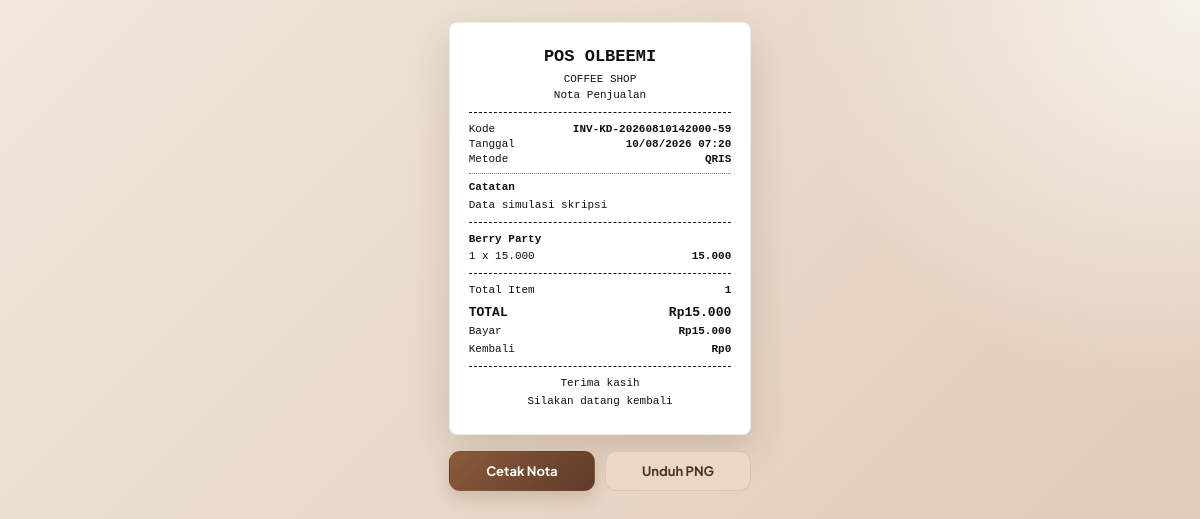
Page /transaksi/struk.php?id=62 on the committed database.
### tables this page shows
CREATE TABLE `transaksi` (
  `id` int(11) NOT NULL AUTO_INCREMENT,
  `kode_transaksi` varchar(50) NOT NULL,
  `metode_pembayaran` enum('Cash','QRIS') NOT NULL,
  `subtotal` decimal(12,2) NOT NULL DEFAULT 0.00,
  `bayar` decimal(12,2) NOT NULL DEFAULT 0.00,
  `kembalian` decimal(12,2) NOT NULL DEFAULT 0.00,
  `total_profit` decimal(12,2) NOT NULL DEFAULT 0.00,
  `created_at` timestamp NOT NULL DEFAULT current_timestamp(),
  PRIMARY KEY (`id`),
  UNIQUE KEY `kode_transaksi` (`kode_transaksi`)
);

CREATE TABLE `pesanan` (
  `id` int(11) NOT NULL AUTO_INCREMENT,
  `kode_pesanan` varchar(30) NOT NULL,
  `nama_pelanggan` varchar(120) NOT NULL,
  `nomor_wa` varchar(30) DEFAULT NULL,
  `metode_pembayaran` enum('Cash','QRIS') NOT NULL DEFAULT 'Cash',
  `sumber_pesanan` varchar(40) NOT NULL DEFAULT 'QR Menu',
  `catatan` text DEFAULT NULL,
  `status` enum('Menunggu','Diproses','Selesai','Dibatalkan') NOT NULL DEFAULT 'Menunggu',
  `subtotal` decimal(12,2) NOT NULL DEFAULT 0.00,
  `bayar` decimal(12,2) NOT NULL DEFAULT 0.00,
  `kembalian` decimal(12,2) NOT NULL DEFAULT 0.00,
  `transaksi_id` int(11) DEFAULT NULL,
  `selesai_at` datetime DEFAULT NULL,
  `created_at` timestamp NOT NULL DEFAULT current_timestamp(),
  `updated_at` timestamp NOT NULL DEFAULT current_timestamp() ON UPDATE current_timestamp(),
  PRIMARY KEY (`id`),
  UNIQUE KEY `kode_pesanan` (`kode_pesanan`)
);

CREATE TABLE `transaksi_detail` (
  `id` int(11) NOT NULL AUTO_INCREMENT,
  `transaksi_id` int(11) NOT NULL,
  `menu_id` int(11) NOT NULL,
  `nama_menu` varchar(150) NOT NULL,
  `harga_satuan` decimal(12,2) NOT NULL,
  `keuntungan_satuan` decimal(12,2) NOT NULL,
  `qty` int(11) NOT NULL DEFAULT 1,
  `subtotal` decimal(12,2) NOT NULL,
  PRIMARY KEY (`id`),
  KEY `fk_transaksi_detail_transaksi` (`transaksi_id`),
  KEY `fk_transaksi_detail_menu` (`menu_id`),
  CONSTRAINT `fk_transaksi_detail_menu` FOREIGN KEY (`menu_id`) REFERENCES `menu` (`id`) ON DELETE CASCADE,
  CONSTRAINT `fk_transaksi_detail_transaksi` FOREIGN KEY (`transaksi_id`) REFERENCES `transaksi` (`id`) ON DELETE CASCADE
);

### includes/pesanan_transaksi.php (called while the page is built, shortened)
<?php
function syncLegacyKodeTransaksi($conn, $transaksi_id = 0) {
    $transaksi_id = (int) $transaksi_id;
}
?>

### transaksi/struk.php (the view, shortened to what this page needs)
<?php
include '../includes/pesanan_transaksi.php';
$transaksi_id = isset($_GET['id']) ? (int) $_GET['id'] : 0;
$transaksi_query = mysqli_query($conn, "
    SELECT *
    FROM transaksi
    WHERE id = $transaksi_id
");
$transaksi = mysqli_fetch_assoc($transaksi_query);
$pesanan_query = mysqli_query($conn, "
    SELECT nama_pelanggan, nomor_wa, sumber_pesanan, catatan
    FROM pesanan
    WHERE transaksi_id = $transaksi_id
    LIMIT 1
");
$pesanan = $pesanan_query ? mysqli_fetch_assoc($pesanan_query) : null;
$details_query = mysqli_query($conn, "
    SELECT *
    FROM transaksi_detail
    WHERE transaksi_id = $transaksi_id
    ORDER BY id ASC
");
$details = [];
$total_qty = 0;
while ($row = mysqli_fetch_assoc($details_query)) {
    $details[] = $row;
    $total_qty += (int) $row['qty'];
}
function formatNominal($number) {
    return number_format($number, 0, ',', '.');
}
function formatTanggalStruk($date) {
    return date('d/m/Y H:i', strtotime($date ?? date('Y-m-d H:i:s')));
}
$catatan_pesanan = trim((string) ($pesanan['catatan'] ?? ''));
?>
<!DOCTYPE html>
<html lang="id">
<head>
</head>
<body>
    <main class="receipt-wrap">
        <section class="receipt">
            <header class="store-header">
                <h1>POS OLBEEMI</h1>
                <p>COFFEE SHOP</p>
                <p>Nota Penjualan</p>
            </header>
            <div class="dash"></div>
            <div class="receipt-row">
                <span>Kode</span>
                <strong><?= htmlspecialchars($transaksi['kode_transaksi']) ?></strong>
            </div>
            <div class="receipt-row">
                <span>Tanggal</span>
                <strong><?= formatTanggalStruk($transaksi['created_at'] ?? null) ?></strong>
            </div>
            <div class="receipt-row">
                <span>Metode</span>
                <strong><?= htmlspecialchars($transaksi['metode_pembayaran']) ?></strong>
            </div>
            <?php if ($catatan_pesanan !== ''): ?>
                <div class="receipt-note">
                    <span>Catatan</span>
                    <strong><?= nl2br(htmlspecialchars($catatan_pesanan)) ?></strong>
                </div>
            <?php endif; ?>
            <div class="dash"></div>
            <?php foreach ($details as $detail): ?>
                <div class="item">
                    <div class="item-name">
                        <?= htmlspecialchars($detail['nama_menu']) ?>
                    </div>
                    <div class="item-line">
                        <span>
                            <?= (int) $detail['qty'] ?> x <?= formatNominal($detail['harga_satuan']) ?>
                        </span>
                        <strong><?= formatNominal($detail['subtotal']) ?></strong>
                    </div>
                </div>
            <?php endforeach; ?>
            <div class="dash"></div>
            <div class="summary">
                <div class="receipt-row">
                    <span>Total Item</span>
                    <strong><?= $total_qty ?></strong>
                </div>
                <div class="receipt-row grand-total">
                    <span>TOTAL</span>
                    <strong>Rp<?= formatNominal($transaksi['subtotal']) ?></strong>
                </div>
                <div class="receipt-row">
                    <span>Bayar</span>
                    <strong>Rp<?= formatNominal($transaksi['bayar']) ?></strong>
                </div>
                <div class="receipt-row">
                    <span>Kembali</span>
                    <strong>Rp<?= formatNominal($transaksi['kembalian']) ?></strong>
                </div>
            </div>
            <div class="dash"></div>
            <footer class="footer">
                <p>Terima kasih</p>
                <p>Silakan datang kembali</p>
            </footer>
        </section>
        <div class="receipt-actions">
            <button class="btn btn-print" onclick="window.print()">
                Cetak Nota
            </button>
            <button type="button" class="btn btn-download" id="downloadReceiptBtn" onclick="downloadReceiptPng()">
                Unduh PNG
            </button>
        </div>
    </main>
</body>
</html>

### transaksi/struk.php (style rules this page uses)
* { box-sizing: border-box; }
body { min-height: 100vh; margin: 0; padding: 22px; background: radial-gradient(circle at top right, rgba(255,255,255,0.7), transparent 28%), linear-gradient(135deg, #f1e7dc, #ddc7b1); color: #111; font-family: "Plus Jakarta Sans", sans-serif; }
.receipt-wrap { display: grid; justify-content: center; gap: 16px; }
.receipt { width: 80mm; padding: 6mm 5mm; background: #fff; color: #111; border: 1px solid rgba(95, 59, 40, 0.1); border-radius: 8px; box-shadow: 0 16px 40px rgba(60, 36, 22, 0.16); font-family: "Courier New", Courier, monospace; font-size: 11px; line-height: 1.35; }
.store-header { text-align: center; }
.store-header h1 { margin: 0 0 3px; color: #111; font-family: inherit; font-size: 17px; letter-spacing: 0; }
.store-header p { margin: 2px 0; }
.dash { margin: 9px 0; border-top: 1px dashed #111; }
.receipt-row, .item-line { display: flex; justify-content: space-between; gap: 8px; }
.receipt-row span:first-child, .item-line span { flex: 1; }
.receipt-row strong, .item-line strong { color: #111; font-family: inherit; font-size: inherit; font-weight: 700; text-align: right; white-space: nowrap; }
.receipt-note { margin-top: 6px; padding-top: 6px; border-top: 1px dotted #777; }
.receipt-note span { display: block; margin-bottom: 3px; font-weight: 700; }
.receipt-note strong { display: block; font-family: inherit; font-size: inherit; font-weight: 400; line-height: 1.4; text-align: left; white-space: normal; overflow-wrap: anywhere; }
.item { margin-bottom: 8px; }
.item-name { margin-bottom: 2px; font-weight: 700; word-break: break-word; }
.summary .receipt-row { margin: 3px 0; }
.summary .grand-total { margin-top: 6px; font-size: 13px; font-weight: 700; }
.footer { text-align: center; }
.footer p { margin: 3px 0; }
.receipt-actions { width: 80mm; display: grid; grid-template-columns: 1fr 1fr; gap: 10px; }
.btn { display: inline-flex; align-items: center; justify-content: center; min-height: 40px; padding: 10px 12px; border: none; border: 1px solid transparent; border-radius: 11px; cursor: pointer; font-size: 13px; font-family: inherit; font-weight: 700; text-decoration: none; transition: transform 0.2s ease, box-shadow 0.2s ease; }
.btn-print { background: linear-gradient(135deg, #8a5a3b, #5f3b28); color: #fff; box-shadow: 0 8px 16px rgba(95, 59, 40, 0.18); }
.btn-download { background: #ead8c6; color: #4d3020; border-color: rgba(95, 59, 40, 0.12); }

### rows in the picture
transaksi: kode_transaksi "INV-KD-20260810142000-59", created_at "10/08/2026 07:20", metode_pembayaran "QRIS", subtotal "15.000", bayar "15.000", kembalian "0"
pesanan: catatan "Data simulasi skripsi"
transaksi_detail: nama_menu "Berry Party", qty "1", harga_satuan "15.000", subtotal "15.000"

### other values in the picture
$total_qty "1"
